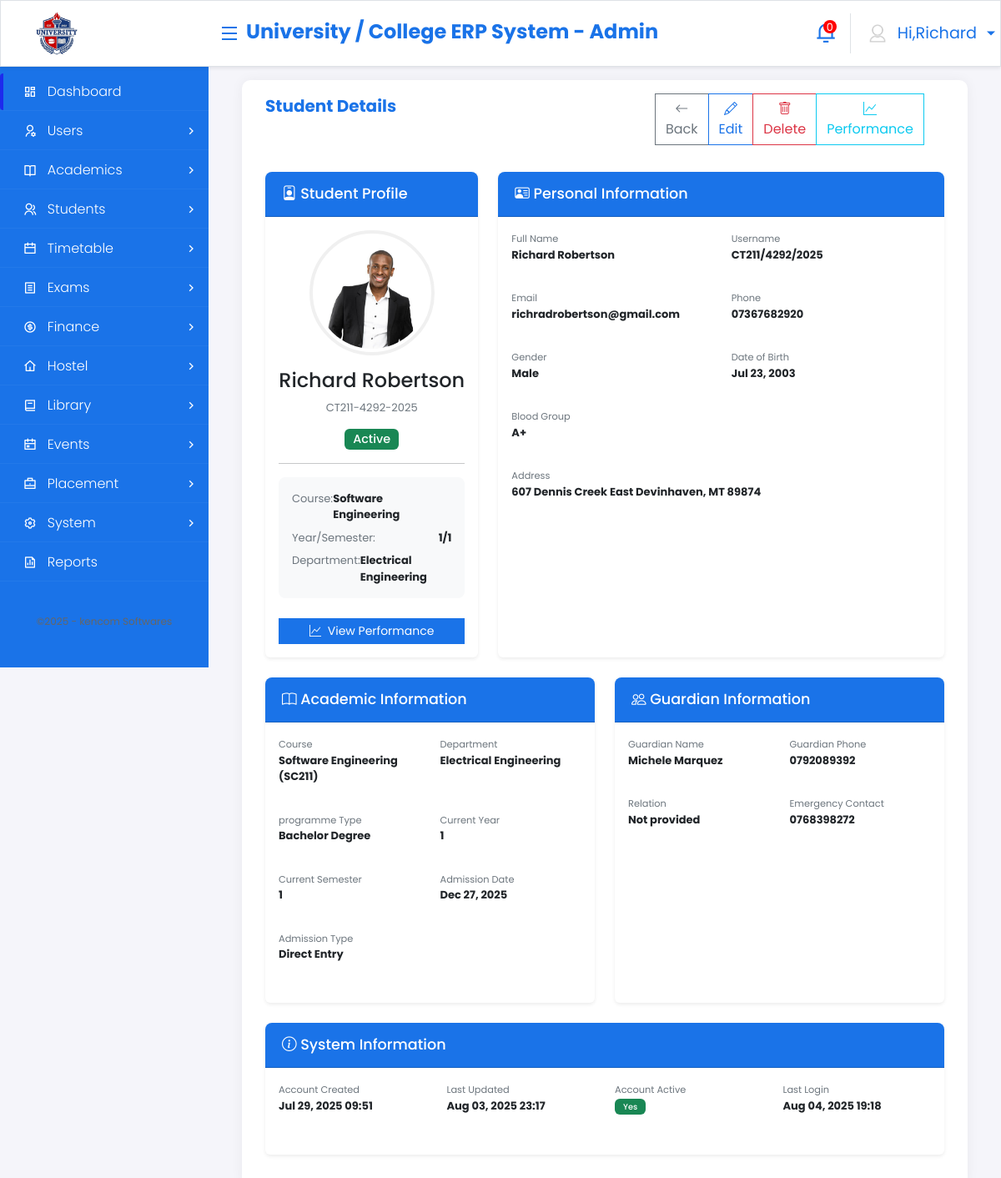
The page /students/CT211-4292-2025/ (signed in) on the database as committed earlier.
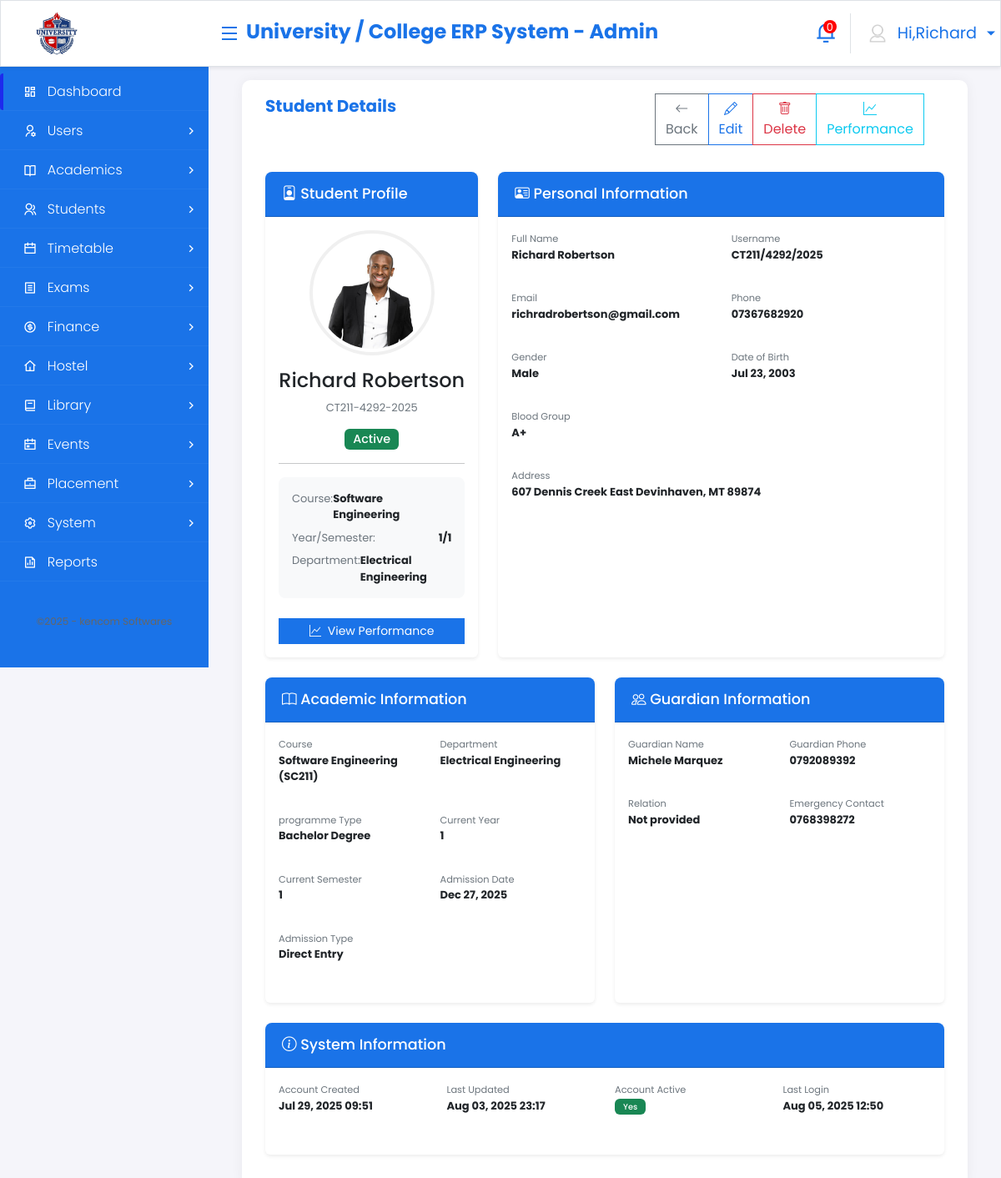
The same page on the database as committed later.
### core_application/models.py (models this page shows, shortened)
class Student(models.Model):
    ADMISSION_TYPES = (
        ('direct', 'Direct Entry'),
        ('mature', 'Mature Entry'),
        ('transfer', 'Transfer'),
        ('international', 'International'),
        ('exchange', 'Exchange Student'),
    )
    STATUS_CHOICES = (
        ('active', 'Active'),
        ('inactive', 'Inactive'),
        ('graduated', 'Graduated'),
        ('deferred', 'Deferred'),
        ('suspended', 'Suspended'),
        ('discontinued', 'Discontinued'),
        ('expelled', 'Expelled'),
        ('on_leave', 'On Academic Leave'),
    )
    SPONSOR_TYPES = (
        ('government', 'Government Sponsored'),
        ('self', 'Self Sponsored'),
        ('employer', 'Employer Sponsored'),
        ('scholarship', 'Scholarship'),
        ('bursary', 'Bursary'),
        ('loan', 'Student Loan'),
    )
    user = models.OneToOneField(User, on_delete=models.CASCADE, related_name='student_profile')
    student_id = models.CharField(max_length=20, unique=True, help_text="University student ID number")
    programme = models.ForeignKey(Programme, on_delete=models.CASCADE, related_name='students')
    current_year = models.IntegerField(validators=[MinValueValidator(1), MaxValueValidator(8)])
    current_semester = models.IntegerField(validators=[MinValueValidator(1), MaxValueValidator(3)])
    admission_date = models.DateField()
    admission_type = models.CharField(max_length=20, choices=ADMISSION_TYPES, default='direct')
    sponsor_type = models.CharField(max_length=20, choices=SPONSOR_TYPES, default='government')
    status = models.CharField(max_length=20, choices=STATUS_CHOICES, default='active')
    entry_qualification = models.CharField(max_length=100, help_text="e.g., KCSE, A-Level, Diploma")
    entry_points = models.DecimalField(max_digits=5, decimal_places=2, null=True, blank=True)
    expected_graduation_date = models.DateField(null=True, blank=True)
    cumulative_gpa = models.DecimalField(max_digits=3, decimal_places=2, null=True, blank=True)
    total_credit_hours = models.IntegerField(default=0)
    guardian_name = models.CharField(max_length=100)
    guardian_phone = models.CharField(max_length=15)
    guardian_relationship = models.CharField(max_length=50)
    guardian_address = models.TextField()
    emergency_contact = models.CharField(max_length=15)
    blood_group = models.CharField(max_length=5, blank=True)
    medical_conditions = models.TextField(blank=True)
    accommodation_type = models.CharField(max_length=50, blank=True, help_text="On-campus/Off-campus")

class User(AbstractUser):
    GENDER_CHOICES = (
        ('male', 'Male'),
        ('female', 'Female'),
        ('other', 'Other'),
    )
    USER_TYPES = (
        ('admin', 'Admin'),
        ('student', 'Student'),
        ('lecturer', 'Lecturer'),
        ('professor', 'Professor'),
        ('staff', 'Staff'),
        ('registrar', 'Registrar'),
        ('dean', 'Dean'),
        ('hod', 'Head of Department'),
    )
    username = models.CharField(
        max_length=150,
        unique=True,
        validators=[
            RegexValidator(
                regex=r'^[\w.@+\-/]+$',
                message="Username can contain letters, numbers, @, ., +, -, _, and / characters only."
            )
        ],
        help_text="Required. 150 characters or fewer. Letters, digits and @/./+/-/_/ allowed."
    )
    user_type = models.CharField(max_length=20, choices=USER_TYPES)
    phone = models.CharField(max_length=15, blank=True)
    address = models.TextField(blank=True)
    gender = models.CharField(max_length=10, choices=GENDER_CHOICES, blank=True)
    date_of_birth = models.DateField(null=True, blank=True)
    profile_picture = models.ImageField(upload_to='profiles/', null=True, blank=True)
    national_id = models.CharField(max_length=20, unique=True, null=True, blank=True)
    is_active = models.BooleanField(default=True)
    created_at = models.DateTimeField(auto_now_add=True)
    updated_at = models.DateTimeField(auto_now=True)

class Programme(models.Model):
    PROGRAMME_TYPES = (
        ('bachelor', 'Bachelor Degree'),
        ('master', 'Master Degree'),
        ('phd', 'PhD'),
        ('diploma', 'Diploma'),
        ('certificate', 'Certificate'),
        ('postgraduate_diploma', 'Postgraduate Diploma'),
    )
    PROGRAMME_MODES = (
        ('full_time', 'Full Time'),
        ('part_time', 'Part Time'),
        ('distance_learning', 'Distance Learning'),
        ('online', 'Online'),
        ('evening', 'Evening'),
        ('weekend', 'Weekend'),
    )
    name = models.CharField(max_length=150)
    code = models.CharField(max_length=15, unique=True)
    programme_type = models.CharField(max_length=25, choices=PROGRAMME_TYPES)
    study_mode = models.CharField(max_length=20, choices=PROGRAMME_MODES, default='full_time')
    department = models.ForeignKey(Department, on_delete=models.CASCADE, related_name='programmes')
    faculty = models.ForeignKey(Faculty, on_delete=models.CASCADE, related_name='programmes')
    duration_years = models.IntegerField(validators=[MinValueValidator(1), MaxValueValidator(8)])
    semesters_per_year = models.IntegerField(validators=[MinValueValidator(2), MaxValueValidator(3)], default=2)
    total_semesters = models.IntegerField(validators=[MinValueValidator(2), MaxValueValidator(24)])
    credit_hours_required = models.IntegerField(validators=[MinValueValidator(60), MaxValueValidator(300)])
    description = models.TextField(blank=True)
    entry_requirements = models.TextField()
    career_prospects = models.TextField(blank=True)
    is_active = models.BooleanField(default=True)
    created_at = models.DateTimeField(auto_now_add=True)

class Department(models.Model):
    name = models.CharField(max_length=100)
    code = models.CharField(max_length=10, unique=True)
    faculty = models.ForeignKey(Faculty, on_delete=models.CASCADE, related_name='departments')
    head_of_department = models.ForeignKey(User, on_delete=models.SET_NULL, null=True, blank=True, related_name='headed_departments')
    description = models.TextField(blank=True)
    established_date = models.DateField()
    is_active = models.BooleanField(default=True)

### core_application/views.py (the view)
# urls.py: path('students/<str:student_id>/', views.student_detail, name='student_detail'),
@login_required
def student_detail(request, student_id):
    student = get_object_or_404(
        Student.objects.select_related(
            'user', 'programme', 'programme__department'
        ),
        student_id=student_id
    )
    context = {
        'student': student,
    }
    return render(request, 'admin/students/student_detail.html', context)

### templates/admin/students/student_detail.html (shortened to what the changed rows need)
{% extends 'admin_base.html' %}
{% load static %}
{% block content %}
<div class="container onprintContainer">
    <div class="row p-3">
        <div class="col-md-4 mb-4">
            <div class="card shadow-sm h-100">
                <div class="card-body text-center">
                    <div class="profile-picture-container mb-3">
                        {% if student.user.profile_picture %}
                            <img src="{{ student.user.profile_picture.url }}"
                                 class="profile-picture img-thumbnail rounded-circle"
                                 alt="Profile Picture">
                        {% else %}
                            <div class="profile-picture-placeholder rounded-circle d-flex align-items-center justify-content-center">
                                <i class="bi bi-person-fill" style="font-size: 3rem;"></i>
                            </div>
                        {% endif %}
                    </div>
                    <h4 class="mb-2">{{ student.user.get_full_name }}</h4>
                    <p class="text-muted mb-3">{{ student.student_id }}</p>
                    <div class="student-status mb-3">
                        <span class="badge status-badge bg-{% if student.status == 'active' %}success{% elif student.status == 'suspended' %}warning text-dark{% else %}danger{% endif %}">
                            {{ student.get_status_display }}
                        </span>
                    </div>
                    <hr class="my-3">
                    <div class="quick-info text-start">
                        <div class="d-flex justify-content-between mb-2">
                            <span class="text-muted">Course:</span>
                            <span class="fw-bold">{{ student.programme.name }}</span>
                        </div>
                        <div class="d-flex justify-content-between mb-2">
                            <span class="text-muted">Year/Semester:</span>
                            <span class="fw-bold">{{ student.current_year }}/{{ student.current_semester }}</span>
                        </div>
                        <div class="d-flex justify-content-between">
                            <span class="text-muted">Department:</span>
                            <span class="fw-bold">{{ student.programme.department.name }}</span>
                        </div>
                    </div>
                    <div class="mt-4">
                        <a href="{% url 'student_performance' student.student_id %}" class="btn btn-primary btn-sm w-100">
                        </a>
                    </div>
                </div>
            </div>
        </div>
        <div class="col-md-8 mb-4">
            <div class="card shadow-sm h-100">
                <div class="card-body">
                    <div class="row">
                        <div class="col-md-6 mb-3">
                            <label class="small text-muted">Full Name</label>
                            <p class="fw-bold">{{ student.user.get_full_name }}</p>
                        </div>
                        <div class="col-md-6 mb-3">
                            <label class="small text-muted">Username</label>
                            <p class="fw-bold">{{ student.user.username }}</p>
                        </div>
                        <div class="col-md-6 mb-3">
                            <label class="small text-muted">Email</label>
                            <p class="fw-bold">{{ student.user.email|default:"Not provided" }}</p>
                        </div>
                        <div class="col-md-6 mb-3">
                            <label class="small text-muted">Phone</label>
                            <p class="fw-bold">{{ student.user.phone|default:"Not provided" }}</p>
                        </div>
                        <div class="col-md-6 mb-3">
                            <label class="small text-muted">Gender</label>
                            <p class="fw-bold">{{ student.user.get_gender_display|default:"Not specified" }}</p>
                        </div>
                        <div class="col-md-6 mb-3">
                            <label class="small text-muted">Date of Birth</label>
                            <p class="fw-bold">{{ student.user.date_of_birth|date:"M d, Y"|default:"Not provided" }}</p>
                        </div>
                        <div class="col-md-6 mb-3">
                            <label class="small text-muted">Blood Group</label>
                            <p class="fw-bold">{{ student.blood_group|default:"Not provided" }}</p>
                        </div>
                        <div class="col-12 mb-3">
                            <label class="small text-muted">Address</label>
                            <p class="fw-bold">{{ student.user.address|default:"Not provided" }}</p>
                        </div>
                    </div>
                </div>
            </div>
        </div>
        <div class="col-md-6 mb-4">
            <div class="card shadow-sm h-100">
                <div class="card-body">
                    <div class="row">
                        <div class="col-md-6 mb-3">
                            <label class="small text-muted">Course</label>
                            <p class="fw-bold">{{ student.programme.name }} ({{ student.programme.code }})</p>
                        </div>
                        <div class="col-md-6 mb-3">
                            <label class="small text-muted">Department</label>
                            <p class="fw-bold">{{ student.programme.department.name }}</p>
                        </div>
                        <div class="col-md-6 mb-3">
                            <label class="small text-muted">programme Type</label>
                            <p class="fw-bold">{{ student.programme.get_programme_type_display }}</p>
                        </div>
                        <div class="col-md-6 mb-3">
                            <label class="small text-muted">Current Year</label>
                            <p class="fw-bold">{{ student.current_year }}</p>
                        </div>
                        <div class="col-md-6 mb-3">
                            <label class="small text-muted">Current Semester</label>
                            <p class="fw-bold">{{ student.current_semester }}</p>
                        </div>
                        <div class="col-md-6 mb-3">
                            <label class="small text-muted">Admission Date</label>
                            <p class="fw-bold">{{ student.admission_date|date:"M d, Y" }}</p>
                        </div>
                        <div class="col-md-6 mb-3">
                            <label class="small text-muted">Admission Type</label>
                            <p class="fw-bold">{{ student.get_admission_type_display }}</p>
                        </div>
                    </div>
                </div>
            </div>
        </div>
        <div class="col-md-6 mb-4">
            <div class="card shadow-sm h-100">
                <div class="card-body">
                    <div class="row">
                        <div class="col-md-6 mb-3">
                            <label class="small text-muted">Guardian Name</label>
                            <p class="fw-bold">{{ student.guardian_name|default:"Not provided" }}</p>
                        </div>
                        <div class="col-md-6 mb-3">
                            <label class="small text-muted">Guardian Phone</label>
                            <p class="fw-bold">{{ student.guardian_phone|default:"Not provided" }}</p>
                        </div>
                        <div class="col-md-6 mb-3">
                            <label class="small text-muted">Emergency Contact</label>
                            <p class="fw-bold">{{ student.emergency_contact|default:"Not provided" }}</p>
                        </div>
                    </div>
                </div>
            </div>
        </div>
        <div class="col-md-12 mb-4">
            <div class="card shadow-sm">
                <div class="card-body">
                    <div class="row">
                        <div class="col-md-3 mb-3">
                            <label class="small text-muted">Account Created</label>
                            <p class="fw-bold">{{ student.user.created_at|date:"M d, Y H:i" }}</p>
                        </div>
                        <div class="col-md-3 mb-3">
                            <label class="small text-muted">Last Updated</label>
                            <p class="fw-bold">{{ student.user.updated_at|date:"M d, Y H:i" }}</p>
                        </div>
                        <div class="col-md-3 mb-3">
                            <p class="fw-bold">
                                <span class="badge bg-{% if student.user.is_active %}success{% else %}danger{% endif %}">
                                    {{ student.user.is_active|yesno:"Yes,No" }}
                                </span>
                            </p>
                        </div>
                        <div class="col-md-3 mb-3">
                            <label class="small text-muted">Last Login</label>
                            <p class="fw-bold">{{ student.user.last_login|date:"M d, Y H:i"|default:"Never logged in" }}</p>
                        </div>
                    </div>
                </div>
            </div>
        </div>
    </div>
</div>
{% endblock %}

Rows that differ between the two databases and show on the page:
changed through a linked row, Student "Active": user.last_login "Aug 04, 2025 19:18" → "Aug 05, 2025 12:50"
